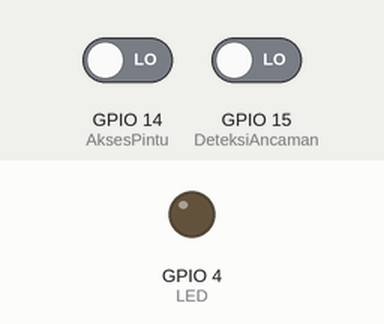
A sketch run on a simulated ESP32. Parts: output pins drawn as LEDs (lit = HIGH). Inputs (shaded band) come from the test bench; at power-on: GPIO 14 (AksesPintu) LOW, GPIO 15 (DeteksiAncaman) LOW. WiFi joins after 1.5 s; servers stay silent unless stated; network time is answered at once with the bench clock; uploads are accepted with an empty reply; the local clock reads 2024-03-15 10:24:30 at power-on unless the sketch sets it; the camera gives no picture; what the sketch prints to the serial monitor is not drawn.

Above: at 3.6 s.
3.7 s: GPIO 14 (AksesPintu) driven HIGH
Timing chart, 0 to 6.7 s (numbered marks = the images above; inputs shaded):
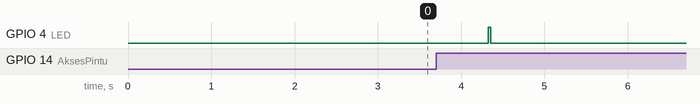

The sketch:

TA-CAMHTTPCLIENT.ino
```cpp
#include <WiFi.h>
#include <NTPClient.h>
#include <WiFiUdp.h>
#include <ctime>
#include <ArduinoJson.h>
#include <HTTPClient.h>
#include "Arduino.h"
#include "esp_camera.h"
#include "soc/soc.h"
#include "soc/rtc_cntl_reg.h"
#include "base64.h"

// WiFi credentials
const char* ssid = "LAPTOPKEREN";
const char* password = "akuharusbisa";

// Perintah untuk Capture
#define AksesPintu 14
#define DeteksiAncaman 15
#define LED 4

// Firebase project reference URL
const char* CodeRegistration = "Home-270624";
const char* baseURL = "https://securify-apps-default-rtdb.firebaseio.com/";
String DATABASE_URL = String(baseURL) + CodeRegistration + ".json";

// Define OV2640 camera
#define PWDN_GPIO_NUM 32
#define RESET_GPIO_NUM -1
#define XCLK_GPIO_NUM 0
#define SIOD_GPIO_NUM 26
#define SIOC_GPIO_NUM 27
#define Y9_GPIO_NUM 35
#define Y8_GPIO_NUM 34
#define Y7_GPIO_NUM 39
#define Y6_GPIO_NUM 36
#define Y5_GPIO_NUM 21
#define Y4_GPIO_NUM 19
#define Y3_GPIO_NUM 18
#define Y2_GPIO_NUM 5
#define VSYNC_GPIO_NUM 25
#define HREF_GPIO_NUM 23
#define PCLK_GPIO_NUM 22

camera_config_t config;

// NTP Client
WiFiUDP ntpUDP;
NTPClient timeClient(ntpUDP, "pool.ntp.org");
time_t epochTime = 0;  // variable to store UNIX timestamp

void initCamera() {
  // OV2640 camera module
  config.ledc_channel = LEDC_CHANNEL_0;
  config.ledc_timer = LEDC_TIMER_0;
  config.pin_d0 = Y2_GPIO_NUM;
  config.pin_d1 = Y3_GPIO_NUM;
  config.pin_d2 = Y4_GPIO_NUM;
  config.pin_d3 = Y5_GPIO_NUM;
  config.pin_d4 = Y6_GPIO_NUM;
  config.pin_d5 = Y7_GPIO_NUM;
  config.pin_d6 = Y8_GPIO_NUM;
  config.pin_d7 = Y9_GPIO_NUM;
  config.pin_xclk = XCLK_GPIO_NUM;
  config.pin_pclk = PCLK_GPIO_NUM;
  config.pin_vsync = VSYNC_GPIO_NUM;
  config.pin_href = HREF_GPIO_NUM;
  config.pin_sscb_sda = SIOD_GPIO_NUM;
  config.pin_sscb_scl = SIOC_GPIO_NUM;
  config.pin_pwdn = PWDN_GPIO_NUM;
  config.pin_reset = RESET_GPIO_NUM;
  config.xclk_freq_hz = 20000000;
  config.pixel_format = PIXFORMAT_JPEG;
  config.frame_size = FRAMESIZE_QVGA;
  config.jpeg_quality = 20;  // Set image quality 0 - 64
  config.fb_count = 1;

  // Camera init
  esp_err_t err = esp_camera_init(&config);
  if (err != ESP_OK) {
    Serial.printf("Camera init failed with error 0x%x", err);
    ESP.restart();
  }
}

void setup() {
  Serial.begin(115200);

  pinMode(AksesPintu, INPUT);
  digitalWrite(AksesPintu, LOW);
  pinMode(DeteksiAncaman, INPUT);
  digitalWrite(DeteksiAncaman, LOW);
  pinMode(LED, OUTPUT);

  WiFi.begin(ssid, password);
  while (WiFi.status() != WL_CONNECTED) {
    delay(1000);
    Serial.println("Connecting to WiFi...");
  }
  Serial.println("Connected to WiFi.");
  Serial.println(WiFi.localIP());

  // Initialize camera
  initCamera();

  // Initialize NTP client
  timeClient.begin();
  timeClient.setTimeOffset(25200);  //(GMT+7:00)

  while (epochTime == 0) {
    timeClient.update();
    epochTime = timeClient.getEpochTime();
    delay(100);
  }
}

void captureAndSendPhoto(String keterangan) {
  // Memastikan Buffer dibersihkan
  camera_fb_t* fb = NULL;
  fb = esp_camera_fb_get();
  if (fb) {
    esp_camera_fb_return(fb);
  }

  delay(500);

  // Capture photo
  fb = esp_camera_fb_get();
  if (!fb) {
    Serial.println("Camera capture failed");
    return;
  }

  digitalWrite(LED, HIGH);
  delay(30);
  digitalWrite(LED, LOW);

  // Mengubah image to base64
  String base64Image = base64::encode(fb->buf, fb->len);

  // Bersihkan frame buffer kembali
  esp_camera_fb_return(fb);

  // Get current time
  timeClient.update();
  epochTime = timeClient.getEpochTime();

  // Convert UNIX timestamp to local time and date
  struct tm* localTime = localtime(&epochTime);

  // Format Waktu dan Tanggal
  char timeStr[9];
  sprintf(timeStr, "%02d:%02d:%02d", localTime->tm_hour, localTime->tm_min, localTime->tm_sec);
  char dateStr[11];
  sprintf(dateStr, "%02d-%02d-%04d", localTime->tm_mday, localTime->tm_mon + 1, localTime->tm_year + 1900);

  // Create a JSON object to hold your data
  DynamicJsonDocument jsonDoc(200);

  // Add data to the JSON object
  jsonDoc["img"] = base64Image;
  jsonDoc["keterangan"] = keterangan;
  jsonDoc["Tanggal"] = dateStr;
  jsonDoc["waktu"] = timeStr;

  // Convert JSON object to string
  String jsonData;
  serializeJson(jsonDoc, jsonData);

  // Send JSON data to Firebase using HTTP POST
  HTTPClient http;
  http.begin(DATABASE_URL);
  http.addHeader("Content-Type", "application/json");
  int httpResponseCode = http.POST(jsonData);

  if (httpResponseCode > 0) {
    Serial.print("HTTP Response code: ");
    Serial.println(httpResponseCode);
    Serial.println("Data sent to Firebase.");
  } else {
    Serial.print("Error sending data to Firebase. HTTP error code: ");
    Serial.println(httpResponseCode);
  }

  http.end();
}

// Deklarasi variabel status
bool statusAksesPintu = false;
bool statusDeteksiAncaman = false;

void loop() {
  // Membaca status pin
  int aksesPintuStat = digitalRead(AksesPintu);
  int deteksiAncamanStat = digitalRead(DeteksiAncaman);

  // Cek perubahan status pada kedua pin
  bool aksesPintuChanged = (aksesPintuStat == HIGH && !statusAksesPintu);
  bool deteksiAncamanChanged = (deteksiAncamanStat == HIGH && !statusDeteksiAncaman);

  // Jika salah satu atau kedua pin berubah menjadi HIGH
  if (aksesPintuChanged || deteksiAncamanChanged) {
    String keterangan;
    if (aksesPintuChanged) {
      keterangan = "Pintu Terbuka";
    } else if (deteksiAncamanChanged) {
      keterangan = "Peringatan Ancaman";
    }
    captureAndSendPhoto(keterangan);
  }

  // Perbarui status pin
  statusAksesPintu = (aksesPintuStat == HIGH);
  statusDeteksiAncaman = (deteksiAncamanStat == HIGH);

  delay(10);
}
```

Measured:
- after the input at 3.7 s, GPIO 4 (LED): LOW → HIGH after 0.63 s, → LOW 0.03 s later
